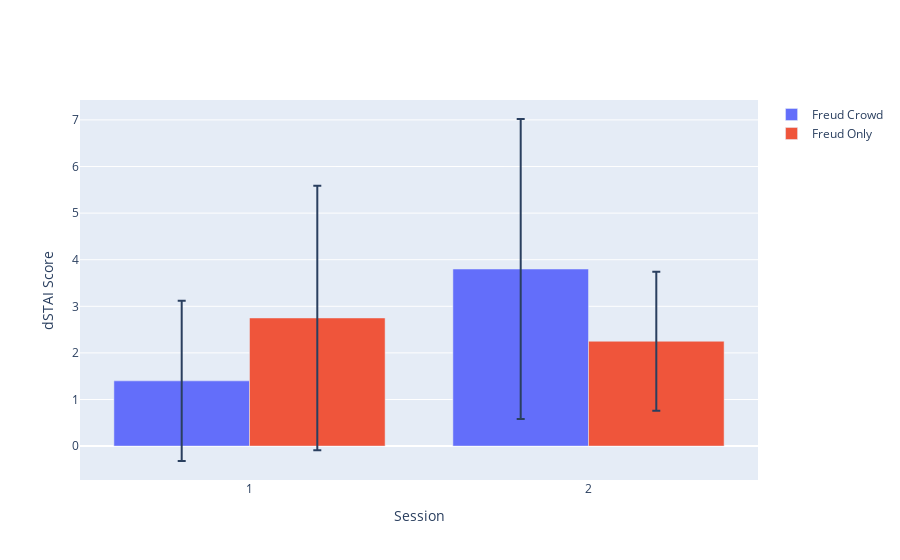

Notebook code cell kept with this figure:
### Code cell
fig = go.Figure()

fig.add_trace(go.Bar(
    name='Freud Crowd',
    x=['1', '2'], y=[1.4, 3.8],
    error_y=dict(type='data', array=[1.72, 3.22])
))
fig.add_trace(go.Bar(
    name='Freud Only',
    x=['1', '2'], y=[2.75, 2.25],
    error_y=dict(type='data', array=[2.84, 1.49])
))

fig.update_layout(barmode='group',
                  xaxis_title='Session',
                 yaxis_title='dSTAI Score')
fig.show()
#fig.write_image('dSTAIbar.png')

### Figure 1 — Plotly figure (JSON) as saved in the notebook; plotly's stock layout.template omitted (floating-point values rounded to 4 significant figures)
{"data": [{"error_y": {"array": [1.72, 3.22], "type": "data"}, "name": "Freud Crowd", "type": "bar", "x": ["1", "2"], "y": [1.4, 3.8]}, {"error_y": {"array": [2.84, 1.49], "type": "data"}, "name": "Freud Only", "type": "bar", "x": ["1", "2"], "y": [2.75, 2.25]}], "layout": {"barmode": "group", "xaxis": {"title": {"text": "Session"}}, "yaxis": {"title": {"text": "dSTAI Score"}}}}
